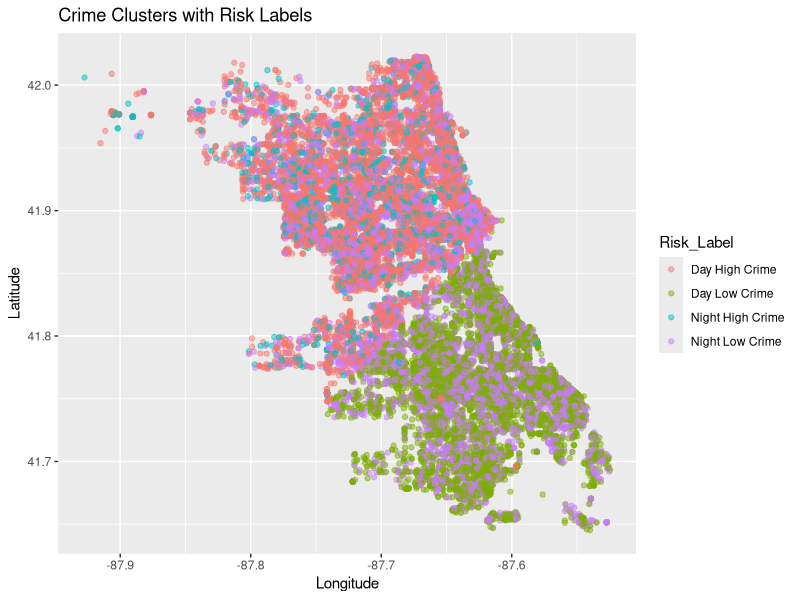

The R source for this figure:
library(dplyr)
library(ggplot2)

setwd("C:/Users/soumy/Desktop/urban-crime-intelligence")

cat("Loading dataset...\n")
data <- read.csv("data/processed/clean_data.csv")

# -------------------------------
# STEP 1: Create Crime Density
# -------------------------------
cat("Creating crime density...\n")

data <- data %>%
  group_by(Latitude, Longitude) %>%
  mutate(Crime_Density = n()) %>%
  ungroup()

# -------------------------------
# STEP 2: Select Features
# -------------------------------
cluster_data <- data %>%
  select(Latitude, Longitude, Hour, Night, Crime_Density)

# -------------------------------
# STEP 3: Scaling
# -------------------------------
scaled_data <- scale(cluster_data)

# -------------------------------
# STEP 4: K-Means Clustering
# -------------------------------
set.seed(123)
kmeans_model <- kmeans(scaled_data, centers = 4, nstart = 25)

data$Cluster <- kmeans_model$cluster

# -------------------------------
# STEP 5: Cluster Summary
# -------------------------------
cluster_summary <- data %>%
  group_by(Cluster) %>%
  summarise(
    Avg_Hour = mean(Hour),
    Night_Ratio = mean(Night),
    Avg_Density = mean(Crime_Density),
    Count = n()
  )

print(cluster_summary)

# -------------------------------
# STEP 6: Improved Risk Labels
# -------------------------------
cat("Assigning Risk Labels (FIXED)...\n")

median_density <- median(cluster_summary$Avg_Density)

data$Risk_Label <- NA

for (i in 1:4) {
  
  cluster_density <- cluster_summary$Avg_Density[i]
  
  # Assign based on BOTH cluster + row-level Night
  data$Risk_Label[data$Cluster == i & data$Night == 1 & cluster_density > median_density] <- "Night High Crime"
  
  data$Risk_Label[data$Cluster == i & data$Night == 1 & cluster_density <= median_density] <- "Night Low Crime"
  
  data$Risk_Label[data$Cluster == i & data$Night == 0 & cluster_density > median_density] <- "Day High Crime"
  
  data$Risk_Label[data$Cluster == i & data$Night == 0 & cluster_density <= median_density] <- "Day Low Crime"
}

# -------------------------------
# STEP 7: Visualization
# -------------------------------
ggplot(data, aes(x = Longitude, y = Latitude, color = Risk_Label)) +
  geom_point(alpha = 0.5) +
  ggtitle("Crime Clusters with Risk Labels")

# -------------------------------
# STEP 8: Save Output
# -------------------------------
write.csv(data, "data/processed/clustered_data_modified_final.csv", row.names = FALSE)
table(data$Risk_Label)
cat("Clustering completed.\n")
